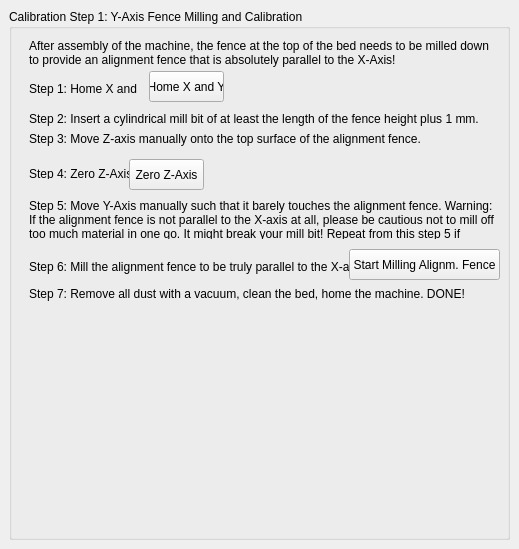
        <widget class="QWidget" name="tab_3">
         <attribute name="title">
          <string>Alignment Fence Calibration</string>
         </attribute>
         <widget class="QGroupBox" name="groupBox_2">
          <property name="geometry">
           <rect>
            <x>9</x>
            <y>9</y>
            <width>501</width>
            <height>531</height>
           </rect>
          </property>
          <property name="title">
           <string>Calibration Step 1: Y-Axis Fence Milling and Calibration</string>
          </property>
          <widget class="QPushButton" name="btnFenceHomeXY">
           <property name="geometry">
            <rect>
             <x>140</x>
             <y>62</y>
             <width>75</width>
             <height>31</height>
            </rect>
           </property>
           <property name="text">
            <string>Home X and Y</string>
           </property>
          </widget>
          <widget class="QLabel" name="label_14">
           <property name="geometry">
            <rect>
             <x>20</x>
             <y>30</y>
             <width>471</width>
             <height>31</height>
            </rect>
           </property>
           <property name="text">
            <string>After assembly of the machine, the fence at the top of the bed needs to be milled down to provide an alignment fence that is absolutely parallel to the X-Axis!</string>
           </property>
           <property name="alignment">
            <set>Qt::AlignLeading|Qt::AlignLeft|Qt::AlignTop</set>
           </property>
           <property name="wordWrap">
            <bool>true</bool>
           </property>
          </widget>
          <widget class="QLabel" name="label_15">
           <property name="geometry">
            <rect>
             <x>20</x>
             <y>70</y>
             <width>111</width>
             <height>20</height>
            </rect>
           </property>
           <property name="text">
            <string>Step 1: Home X and Y:</string>
           </property>
          </widget>
          <widget class="QLabel" name="label_16">
           <property name="geometry">
            <rect>
             <x>20</x>
             <y>100</y>
             <width>471</width>
             <height>20</height>
            </rect>
           </property>
           <property name="text">
            <string>Step 2: Insert a cylindrical mill bit of at least the length of the fence height plus 1 mm.</string>
           </property>
          </widget>
          <widget class="QLabel" name="label_17">
           <property name="geometry">
            <rect>
             <x>20</x>
             <y>120</y>
             <width>471</width>
             <height>20</height>
            </rect>
           </property>
           <property name="text">
            <string>Step 3: Move Z-axis manually onto the top surface of the alignment fence.</string>
           </property>
          </widget>
          <widget class="QLabel" name="label_18">
           <property name="geometry">
            <rect>
             <x>20</x>
             <y>160</y>
             <width>101</width>
             <height>10</height>
            </rect>
           </property>
           <property name="text">
            <string>Step 4: Zero Z-Axis:</string>
           </property>
          </widget>
          <widget class="QPushButton" name="btnFenceZeroZ">
           <property name="geometry">
            <rect>
             <x>120</x>
             <y>150</y>
             <width>75</width>
             <height>31</height>
            </rect>
           </property>
           <property name="text">
            <string>Zero Z-Axis</string>
           </property>
          </widget>
          <widget class="QLabel" name="label_19">
           <property name="geometry">
            <rect>
             <x>20</x>
             <y>190</y>
             <width>471</width>
             <height>40</height>
            </rect>
           </property>
           <property name="text">
            <string>Step 5: Move Y-Axis manually such that it barely touches the alignment fence. Warning: If the alignment fence is not parallel to the X-axis at all, please be cautious not to mill off too much material in one go. It might break your mill bit! Repeat from this step 5 if necessary!</string>
           </property>
           <property name="alignment">
            <set>Qt::AlignLeading|Qt::AlignLeft|Qt::AlignTop</set>
           </property>
           <property name="wordWrap">
            <bool>true</bool>
           </property>
          </widget>
          <widget class="QLabel" name="label_20">
           <property name="geometry">
            <rect>
             <x>20</x>
             <y>250</y>
             <width>321</width>
             <height>16</height>
            </rect>
           </property>
           <property name="text">
            <string>Step 6: Mill the alignment fence to be truly parallel to the X-axis.</string>
           </property>
          </widget>
          <widget class="QPushButton" name="btnFenceStartMilling">
           <property name="geometry">
            <rect>
             <x>340</x>
             <y>240</y>
             <width>151</width>
             <height>31</height>
            </rect>
           </property>
           <property name="text">
            <string>Start Milling Alignm. Fence</string>
           </property>
          </widget>
          <widget class="QLabel" name="label_21">
           <property name="geometry">
            <rect>
             <x>20</x>
             <y>270</y>
             <width>471</width>
             <height>30</height>
            </rect>
           </property>
           <property name="text">
            <string>Step 7: Remove all dust with a vacuum, clean the bed, home the machine. DONE!</string>
           </property>
          </widget>
         </widget>
        </widget>
